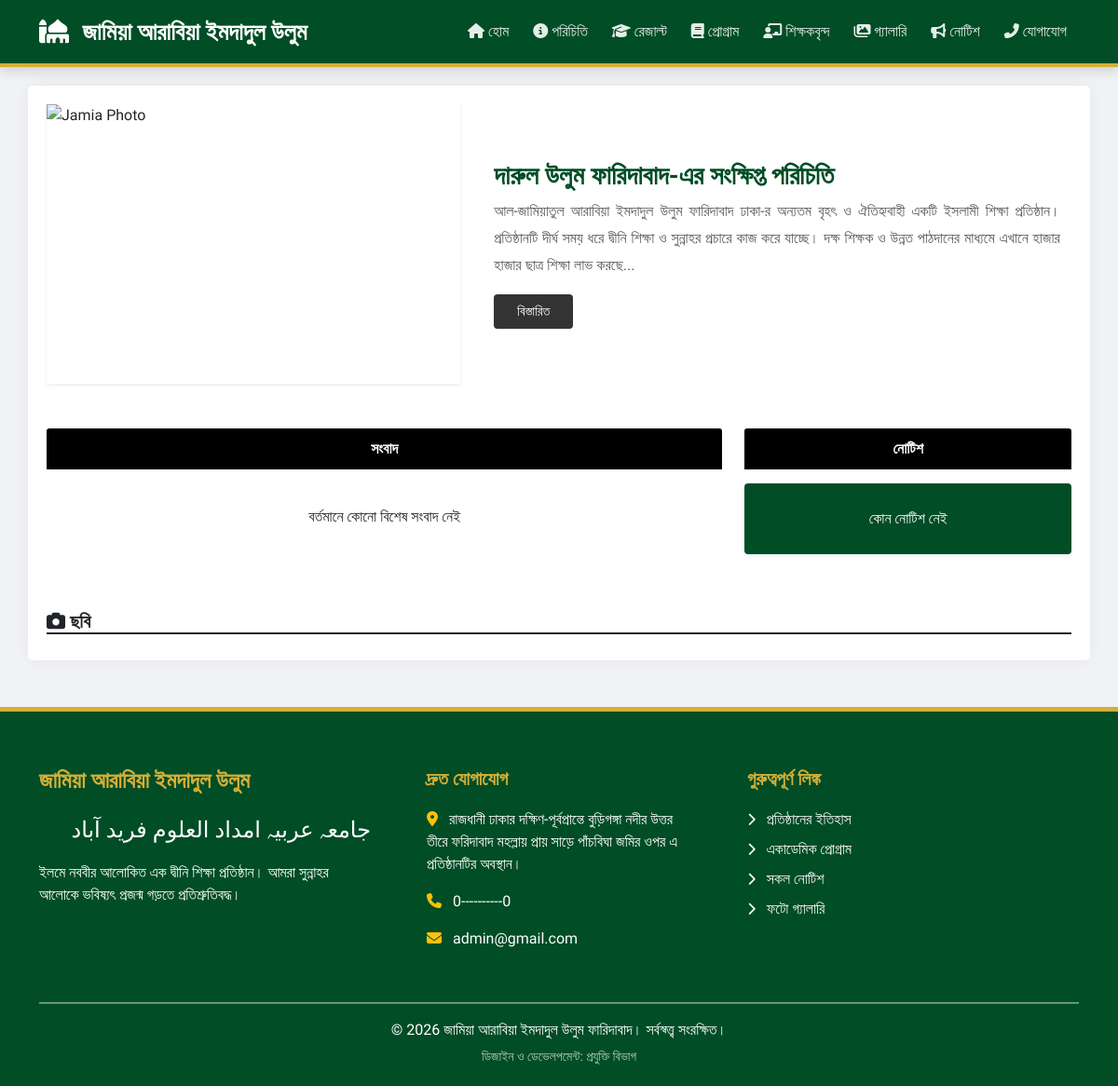
The page / on the database its author committed.
### main/models.py (models this page shows, shortened)
class InstitutionInfo(models.Model):
    name = models.CharField(max_length=255, verbose_name="প্রতিষ্ঠানের নাম")
    description = models.TextField(verbose_name="বর্ণনা")
    history = models.TextField(verbose_name="ইতিহাস")
    mission = models.TextField(verbose_name="মিশন")
    vision = models.TextField(verbose_name="ভিশন")
    established_date = models.DateField(verbose_name="প্রতিষ্ঠার তারিখ")
    address = models.TextField(verbose_name="ঠিকানা")
    phone = models.CharField(max_length=20, verbose_name="ফোন")
    email = models.EmailField(verbose_name="ইমেইল")
    class Meta:
        verbose_name = "প্রতিষ্ঠানের তথ্য"
        verbose_name_plural = "প্রতিষ্ঠানের তথ্য"

### main/views.py (the view)
# urls.py: path('', views.home, name='home'),
def home(request):
    institution = InstitutionInfo.objects.first()
    notices = Notice.objects.filter(valid_until__gte=timezone.now().date())[:5]
    featured_images = GalleryImage.objects.filter(is_featured=True)[:6]
    events = Event.objects.filter(event_date__gte=timezone.now().date())[:3]
    context = {
        'institution': institution,
        'notices': notices,
        'featured_images': featured_images,
        'events': events,
    }
    return render(request, 'main/home.html', context)

### templates/main/home.html (shortened to what this page needs)
{% extends 'base.html' %}
{% load static %}
{% block content %}
<div class="container main-container">
    <div class="row mb-5 align-items-center">
        <div class="col-md-5">
            <div id="madrasaCarousel" class="carousel slide shadow-sm" data-bs-ride="carousel">
                <div class="carousel-inner">
                    <div class="carousel-item active">
                        <img src="{% static 'bg.png' %}" class="d-block w-100" alt="Jamia Photo" style="height: 300px; object-fit: cover;">
                    </div>
                </div>
            </div>
        </div>
        <div class="col-md-7 px-4">
            <h3 style="color: #004d26; font-weight: 700;">দারুল উলুম ফারিদাবাদ-এর সংক্ষিপ্ত পরিচিতি</h3>
            <p class="text-muted" style="text-align: justify; line-height: 1.8;">
                আল-জামিয়াতুল আরাবিয়া ইমদাদুল উলুম ফারিদাবাদ ঢাকা-র অন্যতম বৃহৎ ও ঐতিহ্যবাহী একটি ইসলামী শিক্ষা প্রতিষ্ঠান।
                প্রতিষ্ঠানটি দীর্ঘ সময় ধরে দ্বীনি শিক্ষা ও সুন্নাহর প্রচারে কাজ করে যাচ্ছে। দক্ষ শিক্ষক ও উন্নত পাঠদানের মাধ্যমে
                এখানে হাজার হাজার ছাত্র শিক্ষা লাভ করছে...
            </p>
            <a href="{% url 'about' %}" class="btn btn-dark-custom">বিস্তারিত</a>
        </div>
    </div>
    <div class="row">
        <div class="col-md-8">
            <div class="section-header-box">সংবাদ</div>
            <div class="row g-3">
                {% for program in programs|slice:":3" %}
                <div class="col-md-4">
                    <div class="news-card">
                        <img src="{% static 'bg.png' %}" class="img-fluid" style="height: 120px; width: 100%; object-wrap: cover;">
                        <div class="news-body">
                            <div class="news-title mb-2">{{ program.title|truncatechars:40 }}</div>
                            <div class="news-date"><i class="far fa-clock"></i> {{ program.duration }} বছর মেয়াদী</div>
                        </div>
                    </div>
                </div>
                {% empty %}
                <p class="text-center py-4">বর্তমানে কোনো বিশেষ সংবাদ নেই</p>
                {% endfor %}
            </div>
        </div>
        <div class="col-md-4">
            <div class="section-header-box">নোটিশ</div>
            <div class="notice-list-container shadow-sm">
                {% for notice in notices|slice:":5" %}
                <a href="#" class="notice-row">
                    <span class="fw-500">{{ notice.title|truncatechars:50 }}</span>
                    <div class="notice-date-badge">
                        {{ notice.date_posted|date:"d" }}<br>
                        <small>{{ notice.date_posted|date:"M" }}</small>
                    </div>
                </a>
                {% empty %}
                <div class="p-4 text-white text-center">কোন নোটিশ নেই</div>
                {% endfor %}
            </div>
        </div>
    </div>
    <div class="mt-5">
        <div class="border-bottom border-dark border-2 mb-3 d-flex justify-content-between align-items-center">
            <h5 class="mb-0 fw-bold"><i class="fas fa-camera"></i> ছবি</h5>
        </div>
    </div>
</div>
{% endblock %}

### templates/base.html (shortened to what this page needs)
<!DOCTYPE html>
<html lang="bn">
<head>
    <link href="https://cdn.jsdelivr.net/npm/bootstrap@5.3.0/dist/css/bootstrap.min.css" rel="stylesheet">
    <link rel="stylesheet" href="https://cdnjs.cloudflare.com/ajax/libs/font-awesome/6.4.0/css/all.min.css">
</head>
<body>
    <nav class="navbar navbar-expand-lg navbar-dark sticky-top">
        <div class="container">
            <a class="navbar-brand" href="{% url 'home' %}">
                <i class="fas fa-mosque me-2"></i> জামিয়া আরাবিয়া ইমদাদুল উলুম
            </a>
            <div class="collapse navbar-collapse" id="navbarNav">
                <ul class="navbar-nav ms-auto text-center">
                    <li class="nav-item"><a class="nav-link" href="{% url 'home' %}"><i class="fas fa-home"></i> হোম</a></li>
                    <li class="nav-item"><a class="nav-link" href="{% url 'about' %}"><i class="fas fa-info-circle"></i> পরিচিতি</a></li>
                    <li class="nav-item"><a class="nav-link" href="{% url 'result_home' %}"><i class="fas fa-graduation-cap"></i> রেজাল্ট</a></li>
                    <li class="nav-item"><a class="nav-link" href="{% url 'programs' %}"><i class="fas fa-book"></i> প্রোগ্রাম</a></li>
                    <li class="nav-item"><a class="nav-link" href="{% url 'teachers' %}"><i class="fas fa-chalkboard-teacher"></i> শিক্ষকবৃন্দ</a></li>
                    <li class="nav-item"><a class="nav-link" href="{% url 'gallery' %}"><i class="fas fa-images"></i> গ্যালারি</a></li>
                    <li class="nav-item"><a class="nav-link" href="{% url 'all_notices' %}"><i class="fas fa-bullhorn"></i> নোটিশ</a></li>
                    <li class="nav-item"><a class="nav-link" href="{% url 'contact' %}"><i class="fas fa-phone-alt"></i> যোগাযোগ</a></li>
                </ul>
            </div>
        </div>
    </nav>
    <main>
        {% block content %}{% endblock %}
    </main>
    <footer class="footer">
        <div class="container">
            <div class="row">
                <div class="col-md-4 mb-4">
                    <h4>জামিয়া আরাবিয়া ইমদাদুল উলুম</h4>
                    <p class="arabic-text">جامعہ عربیہ امداد العلوم فرید آباد</p>
                    <p>ইলমে নববীর আলোকিত এক দ্বীনি শিক্ষা প্রতিষ্ঠান। আমরা সুন্নাহর আলোকে ভবিষ্যৎ প্রজন্ম গড়তে প্রতিশ্রুতিবদ্ধ।</p>
                </div>
                <div class="col-md-4 mb-4 px-md-5">
                    <h5>দ্রুত যোগাযোগ</h5>
                    {% if institution %}
                    <p><i class="fas fa-map-marker-alt me-2 text-warning"></i> {{ institution.address }}</p>
                    <p><i class="fas fa-phone me-2 text-warning"></i> {{ institution.phone }}</p>
                    <p><i class="fas fa-envelope me-2 text-warning"></i> {{ institution.email }}</p>
                    {% else %}
                    <p><i class="fas fa-map-marker-alt me-2 text-warning"></i> ফারিদাবাদ, ঢাকা, বাংলাদেশ।</p>
                    <p><i class="fas fa-phone me-2 text-warning"></i> +৮৮০ ১২৩৪-৫৬৭৮৯০</p>
                    {% endif %}
                </div>
                <div class="col-md-4 mb-4">
                    <h5>গুরুত্বপূর্ণ লিঙ্ক</h5>
                    <ul class="list-unstyled">
                        <li class="mb-2"><a href="{% url 'about' %}" class="text-light"><i class="fas fa-chevron-right small me-2"></i> প্রতিষ্ঠানের ইতিহাস</a></li>
                        <li class="mb-2"><a href="{% url 'programs' %}" class="text-light"><i class="fas fa-chevron-right small me-2"></i> একাডেমিক প্রোগ্রাম</a></li>
                        <li class="mb-2"><a href="{% url 'all_notices' %}" class="text-light"><i class="fas fa-chevron-right small me-2"></i> সকল নোটিশ</a></li>
                        <li class="mb-2"><a href="{% url 'gallery' %}" class="text-light"><i class="fas fa-chevron-right small me-2"></i> ফটো গ্যালারি</a></li>
                    </ul>
                </div>
            </div>
            <hr style="background-color: var(--madrasa-gold); height: 2px; opacity: 0.5;">
            <div class="row">
                <div class="col-md-12 text-center">
                    <p class="mb-1">&copy; {% now "Y" %} জামিয়া আরাবিয়া ইমদাদুল উলুম ফারিদাবাদ। সর্বস্বত্ত্ব সংরক্ষিত।</p>
                    <small style="opacity: 0.7;">ডিজাইন ও ডেভেলপমেন্ট: প্রযুক্তি বিভাগ</small>
                </div>
            </div>
        </div>
    </footer>
</body>
</html>

### templates/base.html (style rules this page uses)
:root { --madrasa-green: #004d26; --madrasa-gold: #d4af37; }
body { font-family: 'Hind Siliguri', sans-serif; background-color: #f4f6f9; }
.navbar { background-color: var(--madrasa-green) !important; border-bottom: 4px solid var(--madrasa-gold); padding: 10px 0; box-shadow: 0 4px 12px rgba(0,0,0,0.15); }
.navbar-brand { font-weight: 700; font-size: 1.6rem; color: white !important; }
.nav-link { color: rgba(255,255,255,0.9) !important; font-weight: 500; margin: 0 5px; transition: all 0.3s ease; border-radius: 5px; }
.footer { background-color: var(--madrasa-green); color: white; padding: 60px 0 20px 0; margin-top: 50px; border-top: 5px solid var(--madrasa-gold); }
.footer h4, .footer h5 { color: var(--madrasa-gold); font-weight: 700; margin-bottom: 20px; }
.footer a { text-decoration: none; transition: 0.3s; }
.arabic-text { font-family: 'Traditional Arabic', 'Amiri', serif; direction: rtl; font-size: 1.5rem; }

### templates/main/home.html (style rules this page uses)
body { background-color: #f0f2f5; }
.main-container { background: #fff; padding: 20px; box-shadow: 0 0 15px rgba(0,0,0,0.05); margin-top: 20px; border-radius: 5px; }
.section-header-box { background: #000; color: #fff; padding: 10px; text-align: center; font-weight: bold; margin-bottom: 15px; border-radius: 3px 3px 0 0; }
.notice-list-container { background: #004d26; padding: 2px; border-radius: 4px; }
.btn-dark-custom { background: #333; color: #fff; border: none; padding: 8px 25px; font-size: 0.9rem; border-radius: 4px; }

### rows shown on the page
InstitutionInfo: address "রাজধানী ঢাকার দক্ষিণ-পূর্বপ্রান্তে বুড়িগঙ্গা নদীর উত্তর তীরে ফরিদাবাদ মহল্লায় প্রায় সাড়ে পাঁচবিঘা জমির ওপর এ প্রতিষ্ঠানটির অবস্থান।", phone "0----------0", email "admin@gmail.com"
